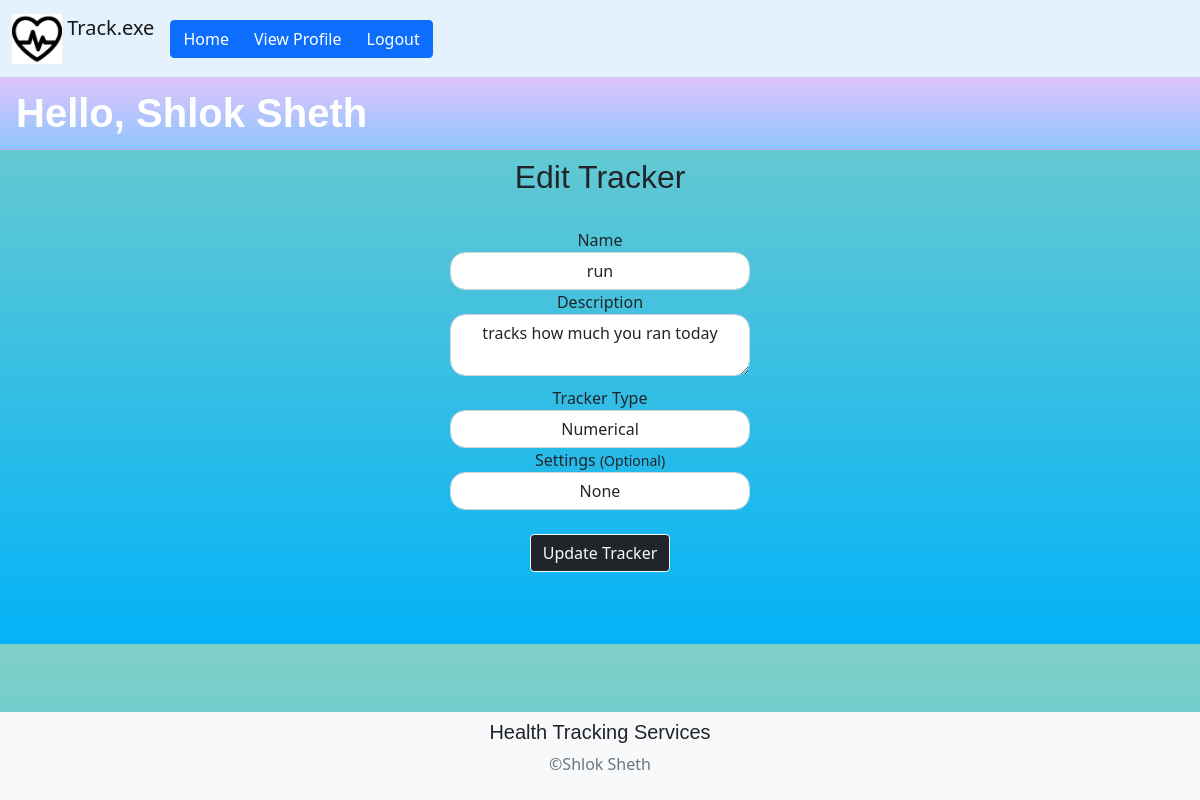
Page /edit-tracker/2 (signed in) on the committed database.
### main.py (models this page shows)
class User(db.Model, UserMixin):
    id = db.Column(db.Integer, primary_key=True)
    fullname = db.Column(db.String(150))
    email = db.Column(db.String(150), unique=True)
    password = db.Column(db.String(150))
    city = db.Column(db.String(150))
    tracker = db.relationship('Tracker')
    log = db.relationship('Log')

class Tracker(db.Model):
    id = db.Column(db.Integer, primary_key=True)
    name = db.Column(db.String(150))
    description = db.Column(db.String(150))
    tracker_type = db.Column(db.String(150))
    settings = db.Column(db.String(150))
    log = db.relationship('Log')
    user_id = db.Column(db.Integer, db.ForeignKey('user.id'))

### main.py (the view)
@app.route('/edit-tracker/<int:record_id>', methods=['GET', 'POST'])
@login_required
def edit_tracker(record_id):
    this_tracker = Tracker.query.get(record_id)
    this_tracker_name = this_tracker.name
    try:
        if request.method == 'POST':
            name = request.form.get('name')
            description = request.form.get('description')
            tracker_type = request.form.get('type')
            settings = request.form.get('settings')
            current_user_id = current_user.id
            tracker = Tracker.query.filter_by(name=name).first()
            if tracker and tracker.user_id == current_user_id and this_tracker_name != name:
                flash('The tracker "' + name + '" is already added by you, Try a new name for your tracker.',
                      category='error')
            else:
                this_tracker.name = name
                this_tracker.description = description
                this_tracker.tracker_type = tracker_type
                this_tracker.settings = settings
                db.session.commit()
                flash('Tracker Updated Successfully.', category='success')
                return redirect(url_for('home'))
    except Exception as e:
        print(e)
        flash('Something went wrong.', category='error')
    return render_template("edit_tracker_page.html", user=current_user, tracker=this_tracker)

### main.py (called while the page is built)
@login_manager.user_loader
def load_user(id):
    return User.query.get(int(id))

### templates/edit_tracker_page.html (shortened to what this page needs)
{% extends 'base.html' %}
{% block content %}
        <h1 align="left" class="card-header text-white" style="background: -webkit-linear-gradient(bottom,#8ec5fc, #e0c3fc);">Hello, {{ user.fullname }}</h1>
<form method="post">
    <div class="form-group">
        <h2 align="center">Edit Tracker</h2>
        <div align="center">
            <br>
             <label for="name">Name</label>
        <input
            type="text"
            class="form-control"
            id="name"
            name="name"
            placeholder="Enter tracker name"
            maxlength="30"
            style="width: 300px; border-radius: 15px; text-align: center"
            value="{{ tracker.name }}"
        />
            <label for="description">Description</label>
        <textarea
            class="form-control"
            id="description"
            name="description"
            placeholder="Enter tracker description"
            maxlength="200"
            style="width: 300px; border-radius: 15px; text-align: center"
        >{{ tracker.description }}</textarea>
            <label style="padding-top: 10px" for="type">Tracker Type</label>
                        <select style="width: 300px;border-radius: 15px; text-align: center" id="type"  class="form-control"  name="type" required>
                            <option value="{{ tracker.tracker_type }}">{{ tracker.tracker_type }}</option>
                        </select>
          <label for="settings">Settings <small>(Optional)</small></label>
        <input
            type="text"
            class="form-control"
            id="settings"
            name="settings"
            placeholder="Enter tracker settings"
            maxlength="80"
            style="width: 300px; border-radius: 15px; text-align: center"
            value="{{ tracker.settings }}"
        />
            <br>
            <button type="submit" class="btn btn-dark btn-outline-light">Update Tracker</b></button>
        </div>
    </div>
</form>
{% endblock %}

### static/index.css (style rules this page uses)
h2, h3, h4, h5, h6, .h2, .h3, .h4, .h5, .h6 { margin-bottom: 0.5rem; font-family: ‘Oswald’, sans-serif; font-weight: 500; line-height: 1.2; color: inherit; }
h1, .h1 { margin-bottom: 0.3rem; font-family: ‘Oswald’, sans-serif; font-weight: 650; line-height: 1.4; color: #FF5E0E; }
body { background: -webkit-linear-gradient(bottom, #03b2f7, #80d0c7); }

### rows in the picture
User: fullname "Shlok Sheth"
Tracker: name "run", description "tracks how much you ran today", type "Numerical", settings "None"
